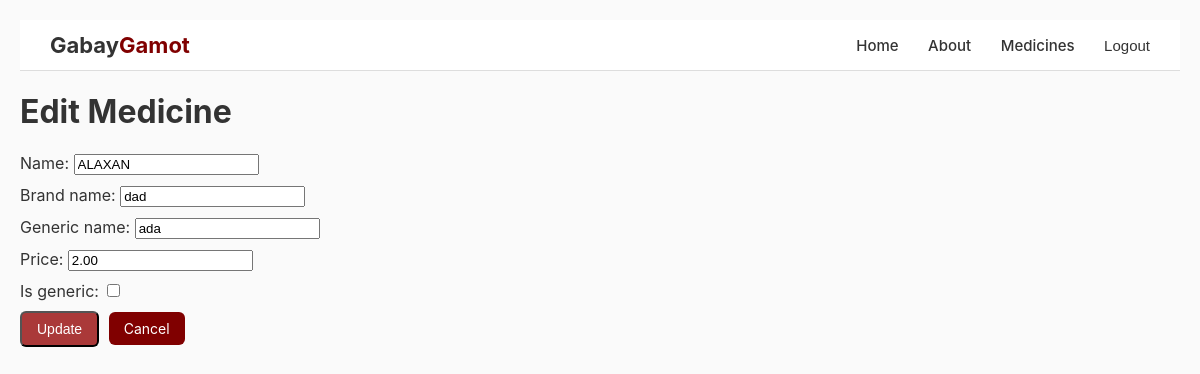
The page /medicines/2/update/ (signed in) on the database its author committed.
### app/models.py (models this page shows, shortened)
class Medicine(models.Model):
    name = models.CharField(max_length=255)
    brand_name = models.CharField(max_length=255)
    generic_name = models.CharField(max_length=255)
    price = models.DecimalField(max_digits=10, decimal_places=2)
    is_generic = models.BooleanField(default=False)

### app/views.py (the view)
# urls.py: path('medicines/<int:pk>/update/', MedicineUpdateView.as_view(), name='medicine_update'),
class MedicineUpdateView(UpdateView):
    model = Medicine
    fields = ['name', 'brand_name', 'generic_name', 'price', 'is_generic']
    template_name = 'app/medicine_update.html'
    success_url = reverse_lazy('medicine_list')

### app/templates/app/medicine_update.html (shortened to what this page needs)
{% extends 'app/base.html' %}
{% block content %}
<h1>Edit Medicine</h1>
<form method="post">
    {{ form.as_p }}
    <button type="submit" class="btn btn-edit">Update</button>
    <a href="{% url 'medicine_list' %}" class="btn">Cancel</a>
</form>
{% endblock %}

### static/css/base.css (style rules this page uses)
body { font-family: "Inter", Arial, sans-serif; background: #fafafa; color: #333; margin: 0; padding: 20px; }
.btn { display: inline-block; padding: 8px 15px; background: #800000; color: white; text-decoration: none; border-radius: 6px; transition: 0.2s; font-size: 14px; }
.btn-edit { background: #AA3939; margin-right: 5px; }
p { margin: 10px 0; }

### rows shown on the page
Medicine: name "ALAXAN", brand_name "dad", generic_name "ada", price "2.00"
